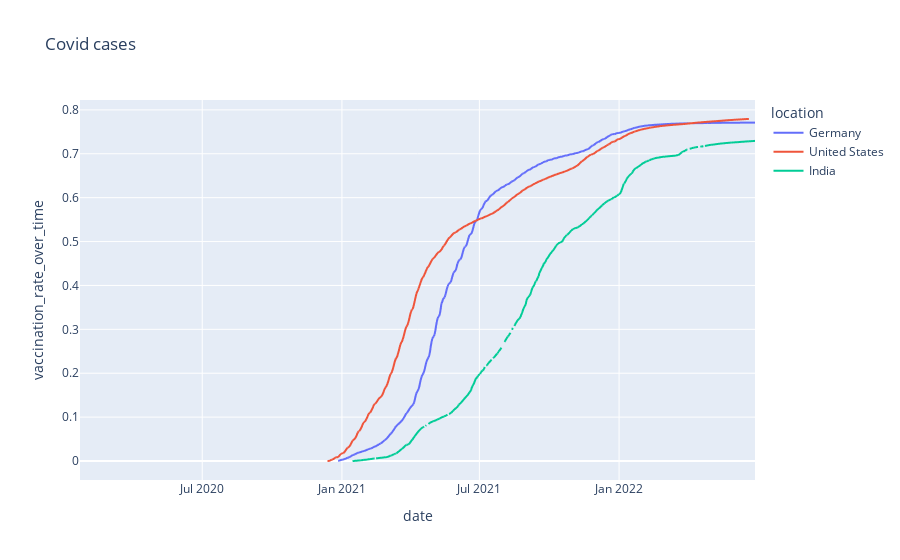

The notebook cell this image was saved under:
### Code cell
# Plotting the result as output
fig = px.line(df_all_reduce, x="date", y="vaccination_rate_over_time",color = 'location', title='Covid cases')
fig.show()

### Figure 1 — Plotly figure (JSON) as saved in the notebook; plotly's stock layout.template omitted (floating-point values rounded to 4 significant figures; data arrays with more than 128 entries replaced by an {"elided": "..."} marker saying what was removed)
{"data": [{"hovertemplate": "location=Germany<br>date=%{x}<br>vaccination_rate_over_time=%{y}<extra></extra>", "legendgroup": "Germany", "line": {"color": "#636efa", "dash": "solid"}, "marker": {"symbol": "circle"}, "mode": "lines", "name": "Germany", "showlegend": true, "type": "scattergl", "x": {"elided": "885 str values"}, "xaxis": "x", "y": {"elided": "885 float values"}, "yaxis": "y"}, {"hovertemplate": "location=United States<br>date=%{x}<br>vaccination_rate_over_time=%{y}<extra></extra>", "legendgroup": "United States", "line": {"color": "#EF553B", "dash": "solid"}, "marker": {"symbol": "circle"}, "mode": "lines", "name": "United States", "showlegend": true, "type": "scattergl", "x": {"elided": "890 str values"}, "xaxis": "x", "y": {"elided": "890 float values"}, "yaxis": "y"}, {"hovertemplate": "location=India<br>date=%{x}<br>vaccination_rate_over_time=%{y}<extra></extra>", "legendgroup": "India", "line": {"color": "#00cc96", "dash": "solid"}, "marker": {"symbol": "circle"}, "mode": "lines", "name": "India", "showlegend": true, "type": "scattergl", "x": {"elided": "882 str values"}, "xaxis": "x", "y": {"elided": "882 float values"}, "yaxis": "y"}], "layout": {"legend": {"title": {"text": "location"}, "tracegroupgap": 0}, "title": {"text": "Covid cases"}, "xaxis": {"anchor": "y", "domain": [0, 1], "title": {"text": "date"}}, "yaxis": {"anchor": "x", "domain": [0, 1], "title": {"text": "vaccination_rate_over_time"}}}}
